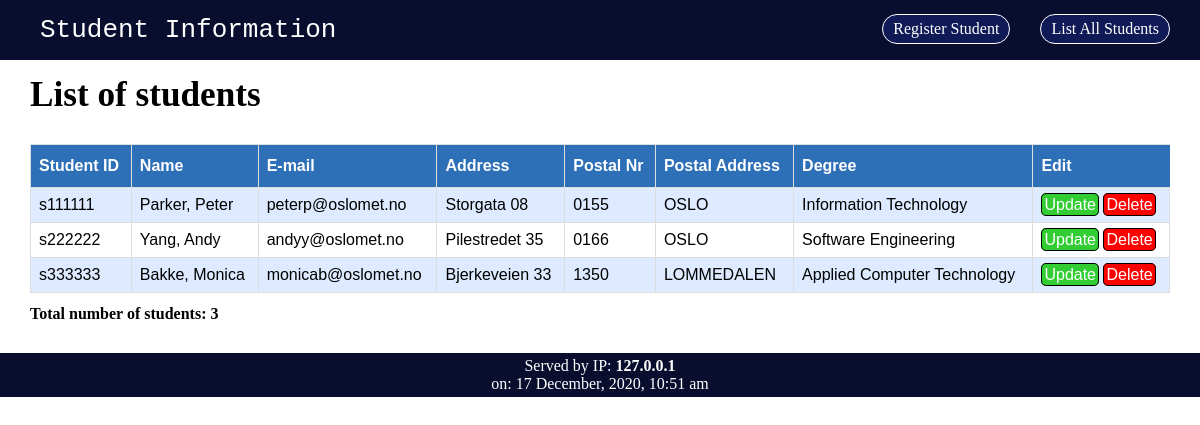
The page /phpcode/index.php on the database its author committed.
### tables this page shows
CREATE TABLE `students` (
  `studentID` char(7) NOT NULL,
  `firstName` varchar(45) NOT NULL,
  `lastName` varchar(75) NOT NULL,
  `email` varchar(140) NOT NULL,
  `address` varchar(250) NOT NULL,
  `postalNr` char(4) NOT NULL,
  `degree` varchar(45) NOT NULL
);

CREATE TABLE `postaltable` (
  `postalNr` char(4) NOT NULL,
  `postalArea` varchar(45) NOT NULL
);

### phpcode/index.php (the view, shortened to what this page needs)
<?php
$host ='127.0.0.1';
$user='root';
$passwd='';
$db='studentinfo';
$dbconn = establishDBConnection($host, $user, $passwd, $db);
?>
<html>
<head>
    <link rel="stylesheet" type="text/css" href="stylesheet.css">
</head>
<body>
    <nav class="navigation">
        <ul>
            <a href="index.php"><li class="logo">Student Information</li></a>
            <a href="index.php" class="active"><li class="link">List All Students</li></a>
            <a href="create.php"><li class="link">Register Student</li></a>
        </ul>
    </nav>
    <h1 class="title">List of students</h1>
    <div class="students">
        <table class="studenttable">
            <tr>
                <th>Student ID</th>
                <th>Name</th>
                <th>E-mail</th>
                <th>Address</th>
                <th>Postal Nr</th>
                <th>Postal Address</th>
                <th>Degree</th>
                <th>Edit</th>
            </tr>
            <?php
            $count = 0;
            try {
                $sql = "SELECT * FROM students, postaltable WHERE students.postalNr = postaltable.postalNr";
                $result = $dbconn->query($sql);
                while ($row = $result->fetch_assoc()) {
                    echo '<tr>';
                    echo "<td>{$row['studentID']}</td>";
                    echo "<td>{$row['lastName']}, {$row['firstName']}</td>";
                    echo "<td>{$row['email']}</td>";
                    echo "<td>{$row['address']}</td>";
                    echo "<td>{$row['postalNr']}</td>";
                    echo "<td>{$row['postalArea']}</td>";
                    echo "<td>{$row['degree']}</td>";
                    echo '<td class="edit"><a href="update.php?studNr='.$row['studentID'].'" class="btn btn-update">Update</a> ';
                    echo '<a href="delete.php?studNr='.$row['studentID'].'" class="btn btn-delete">Delete</a></td>';
                    $count++;
                    echo '</tr>';
                }
                echo '</table>';
            } catch (mysqli_sql_exception $e) {
                echo '</table>';
                echo dangerBox("There was an error communicating with the database.");
            }
            echo '<p class="count">Total number of students: '.$count.'</p>';
            ?>
    </div>
    <?php include 'include/footer.php';?>
</body>
</html>

### phpcode/include/footer.php (shortened to what this page needs)
<?php
    $ip = $_SERVER['SERVER_ADDR'];
    echo '<div class="footer">';
    echo "Served by IP: <b>" . $ip . "</b></br>";
    $datetime = date("j F, Y, G:i a");
    echo "on: " . $datetime;
    echo '</div>';
?>

### phpcode/stylesheet.css (style rules this page uses)
body { background-color: #FFFFFF; }
* { padding: 0; margin: 0; }
.navigation { background-color: #090E2F; width: auto; text-decoration: none; color: white; }
.navigation ul::after { content: ""; clear: both; display: table; }
.navigation a { text-decoration: inherit; color: inherit; width: 100%; }
.navigation li { list-style-type: none; display: inline-block; padding: 10px; padding-bottom: 5px; padding-top: 5px; }
.link { margin-top: 14px; margin-bottom: 14px; border: 1px solid white; border-radius: 50px; background-color: #101a56; margin-right: 30px; float: right; }
.logo { float: left; margin-right: 5%; margin-left: 30px; font-size: 2em; font-family: monospace; margin-bottom: 10px; margin-top: 10px; }
.title { padding: 15px 30px 14px 30px; font-size: 2.2em; text-align: left; }
.students { padding: 15px 30px 30px 30px; }
.studenttable { font-family: "Trebuchet MS", Arial, Helvetica, sans-serif; border-collapse: collapse; width: 100%; margin-bottom: 12px; }
.studenttable td, .studenttable th { border: 1px solid #ddd; padding: 8px; }
.studenttable th:last-child { border-left: 0px; }
.studenttable th:nth-child(8) { border-right: 0px; }
.studenttable tr:nth-child(even) { background-color: #ddeaff; }
.btn { border: 1px solid black; border-radius: 5px; padding: 2px 2px 2px 2px; text-decoration: none; color: white; text-transform: lowe; }
.btn-delete { background-color: red; }
.btn-update { background-color: limegreen; }
.studenttable th { padding-top: 12px; padding-bottom: 12px; text-align: left; background-color: #2e70b8; color: white; }
.count { font-weight: bold; }
.footer { padding: 4px 30px 4px 30px; background-color: #090E2F; color: white; text-align: center; }

### rows shown on the page
students: studentID "s111111", lastName "Parker", firstName "Peter", email "peterp@oslomet.no", address "Storgata 08", postalNr.postalNr "0155", postalNr.postalArea "OSLO", degree "Information Technology"
students: studentID "s222222", lastName "Yang", firstName "Andy", email "andyy@oslomet.no", address "Pilestredet 35", postalNr.postalNr "0166", postalNr.postalArea "OSLO", degree "Software Engineering"
students: studentID "s333333", lastName "Bakke", firstName "Monica", email "monicab@oslomet.no", address "Bjerkeveien 33", postalNr.postalNr "1350", postalNr.postalArea "LOMMEDALEN", degree "Applied Computer Technology"

### other values the page prints
$count "3"
$ip "127.0.0.1"
